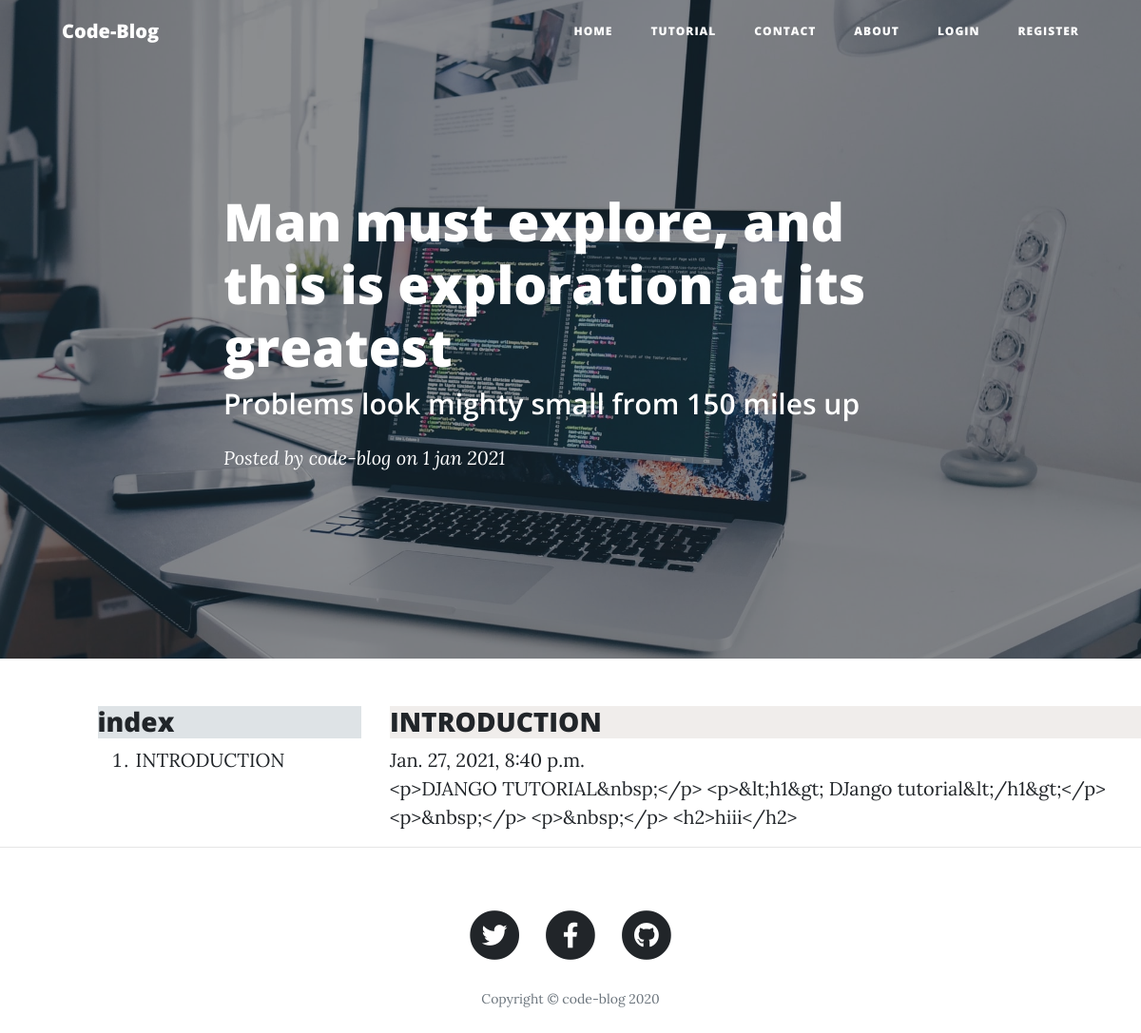
The page /5 on the database its author committed.
### main/models.py (models this page shows, shortened)
class Tutorial(models.Model):
    tutorial_title = models.CharField(max_length=100)
    tutorial_content = tinymce_models.HTMLField()
    title = models.ForeignKey(item, default=1, on_delete=models.SET_DEFAULT)
    tutorial_slug = models.CharField(max_length=120, default=1)
    tutorial_published = models.DateTimeField('date published', default=dt.datetime.now)

### main/views.py (the view)
# urls.py: path('<my_slug>',views.my_slug, name='my_slug'),
def my_slug(request, my_slug):
    tutorials = [t.tutorial_slug for t in Tutorial.objects.all()]
    if my_slug in tutorials:
        this_tutorial = Tutorial.objects.get(tutorial_slug = my_slug)
        tutorial_from_series = Tutorial.objects.filter(title__title =this_tutorial.title).order_by('tutorial_published')
        this_tutorial_idx = list(tutorial_from_series).index(this_tutorial)
    return render(
        request,
        'post.html',
        {
            'tutorial':this_tutorial,
            'sidebar':tutorial_from_series,
            'this_tutorial_idx':this_tutorial_idx
        })

### main/models.py (called while the page is built)
    def __str__(self):
        return self.title

### main/templates/post.html (shortened to what this page needs)
{% extends 'base.html' %}
{%block body %}
  <header class="masthead" style="background-image: url('static/img/bgpst.jpg')">
    <div class="overlay"></div>
    <div class="container">
      <div class="row">
        <div class="col-lg-8 col-md-10 mx-auto">
          <div class="post-heading">
            <h1>Man must explore, and this is exploration at its greatest</h1>
            <h2 class="subheading">Problems look mighty small from 150 miles up</h2>
            <span class="meta">Posted by
              <a href="#">code-blog</a>
              on 1 jan 2021</span>
          </div>
        </div>
      </div>
    </div>
  </header>
 <div class="row">
<div class="col-md-1"></div>
   <div class="col-md-3" >
     <h3 style="background-color: rgb(222, 227, 230);">
     index
    </h3>
    <ol>
      {% for tutorial in sidebar %}
      <li><a href="/{{tutorial.tutorial_slug}}">{{tutorial.tutorial_title}}</a></li>
      {% endfor %}
    </ol>
   </div>
     <div class="col-md-8"  >
      <h3 style="background-color: rgb(240, 237, 235);">
       {{tutorial.tutorial_title}}
      </h3>
      {{tutorial.tutorial_published}}
     {{tutorial.tutorial_content}}
    </div>
 </div>
  <hr>
{%endblock body%}

### rows shown on the page
Tutorial: tutorial_title "INTRODUCTION", tutorial_published "Jan. 27, 2021, 8:40 p.m.", tutorial_content "<p>DJANGO TUTORIAL&nbsp;</p> <p>&lt;h1&gt; DJango tutorial&lt;/h1&gt;</p> <p>&nbsp;</p> <p>&nbsp;</p> <h2>hiii</h2>"
